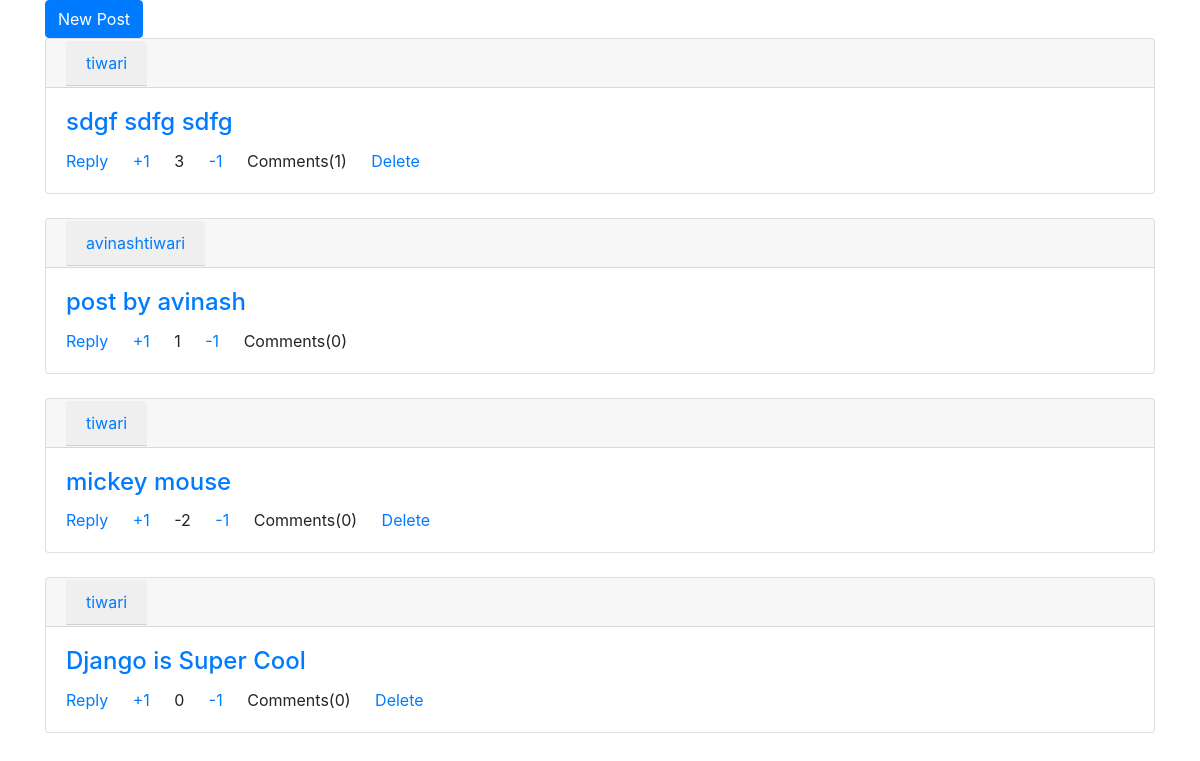
The page /board/1 (signed in) on the database as committed earlier.
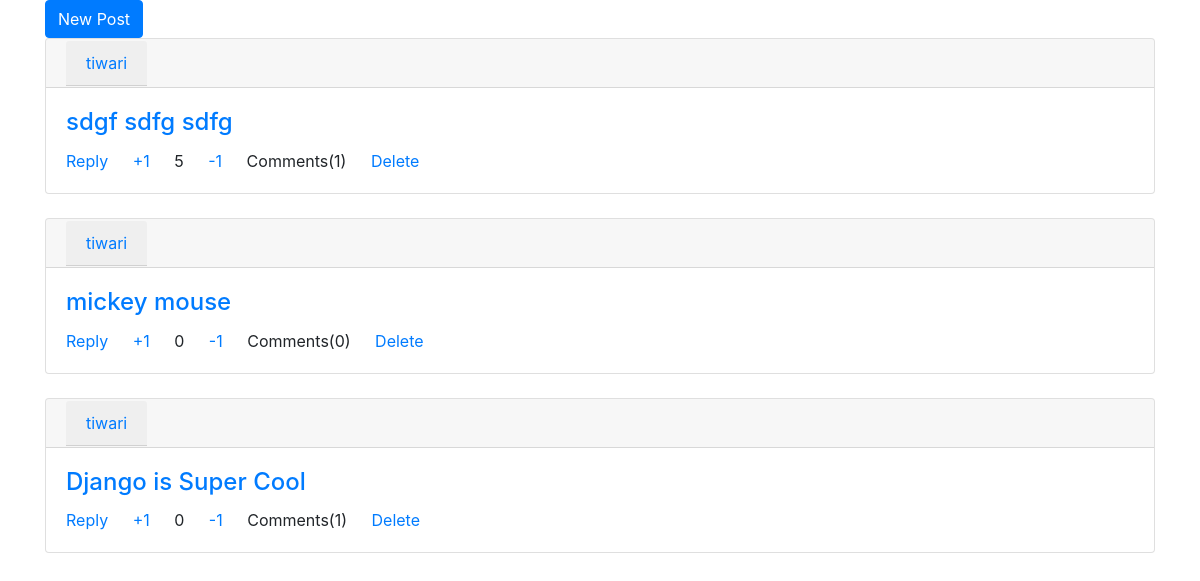
The same page on the database as committed later.
### boards/models.py (models this page shows, shortened)
class Posts(models.Model):
    board=models.ForeignKey(SubReddits,on_delete=models.CASCADE,related_name='PostBoard')
    text = models.CharField(max_length=200)
    detail = models.TextField()
    created_at = models.DateField(auto_now_add=True)
    author=models.CharField(max_length=200,default='')

### boards/views.py (the view)
# urls.py: path('board/<int:id>', views.BoardView,name='board'),
@login_required
def BoardView(request,id):
    s = SubReddits.objects.get(id=id)
    p=s.PostBoard.all()
    dv={}
    for i in p:
        vote=0
        for j in i.VotePost.all():
            vote+=j.value
        dv[i.id]=vote
    dc={}
    for i in p:
        c=0
        for j in i.CommentPost.all():
            c+=1
        dc[i.id]=c
    return render(request, 'Board.html', {'posts': SubReddits.objects.get(id=id),'vote':dv,'com':dc})

### templates/Board.html (shortened to what this page needs)
{%extends 'base.html' %}
{% block content %}
    <a href="{%url 'new_post' posts.id%}" class="btn btn-primary">New Post</a>
    {%for i in posts.PostBoard.all%}
            <div class="card">
                <div class="card-header">
                    <a href="" class="card-header">{{i.author}}</a>
                </div>
                <div class="card-body">
                    <h4 class='card-title'><a href="{%url 'post' i.id%}">{{i.text}}</a></h4>
                    <a href="{%url 'post_comment' i.id%}" class="card-link">Reply</a>
                    <a href="{%url 'post_vote' i.id '1' 'p' posts.id%}" class="card-link">+1</a>
                    {%for k,v in vote.items%}
                        {%if k == i.id%}
                            <span class='card-link'>{{v}}</span>
                        {%endif%}
                    {%endfor%}
                    <a href="{%url 'post_vote' i.id '-1' 'p' posts.id%}" class="card-link">-1</a>
                    {%for k,v in com.items%}
                        {%if k == i.id%}
                            <span class='card-link'>Comments({{v}})</span>
                        {%endif%}
                    {%endfor%}
                    {%if i.author == user.username %}
                        <a href="{%url 'post_delete' i.id posts.id 'p'%}" class="card-link">Delete</a>
                    {%endif%}
                </div>
            </div>
        <br>
    {%endfor%}
{% endblock %}

Rows that differ between the two databases and show on the page:
removed Posts: author "avinashtiwari", text "post by avinash", vote "1", com "0"
Other text that changed with them:
new list line: "5"
new list line: "0"
new list line: "Comments( 1 )"
list line gone: "3"
list line gone: "-2"
list line gone: "Comments( 0 )"
